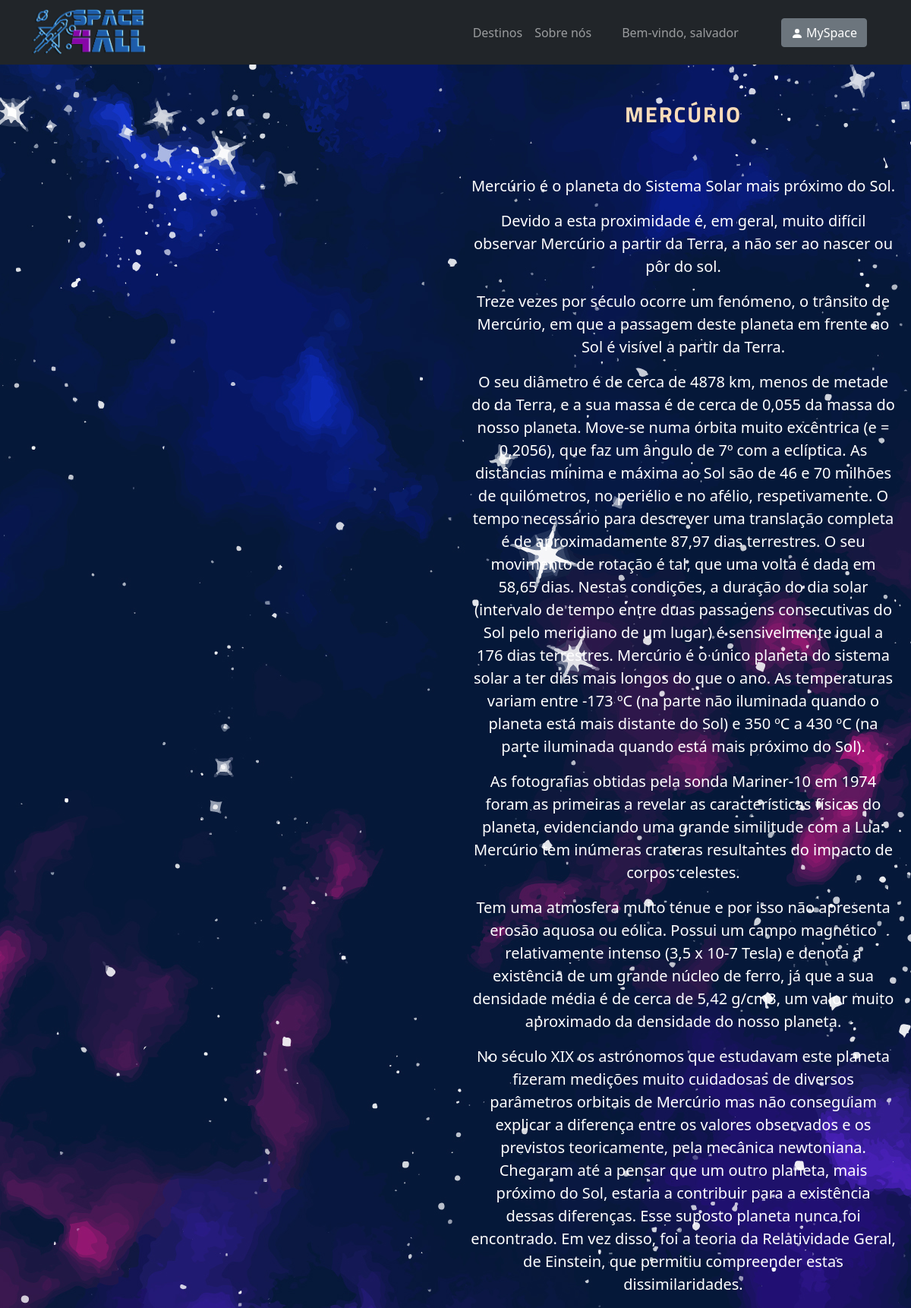
The page /mercury (signed in) on the database its author committed.
### space_trip/models.py (models this page shows)
class Planet(models.Model):
    name = models.CharField(max_length=50)
    name_pt = models.CharField(max_length=50)
    details = models.CharField(max_length=500000)

### space_trip/views.py (the view)
# urls.py: path("<str:name>", views.planet, name="planet")
def planet(request, name):
    planet = get_object_or_404(Planet, name=name)
    return render(request, 'space_trip/planet.html', {'planet': planet})

### space_trip/templates/space_trip/planet.html (shortened to what this page needs)
{% extends "./index.html" %}
{% load static %}
{% block body %}
    <br>
        <div id="aSide">
        <model-viewer loading="eager" src="{% static 'media/3D/' %}{{ planet.name }}.glb" alt="{{planet.name_pt}}" auto-rotate camera-controls ar ios-src="{% static 'media/3D/' %}{{ planet.name }}.glb"></model-viewer>
        </div>
    <br>
    <div style="float: right; width: 50%">
        <h2 class="planetname">{{ planet.name_pt }}</h2>
    <br>
    <figure class="text-center" style="margin: 30px 20px 10px 20px">
        {{ planet.details | safe }}
    </figure>
    </div>
{% endblock %}

### space_trip/templates/space_trip/index.html (shortened to what this page needs)
<!DOCTYPE html>
<html lang="pt">
<head>
    {% load static %}
    <link rel="stylesheet" type="text/css" href="{% static 'space_trip/css/bootstrap.css' %}">
</head>
{% block navbar %}
<nav id="navbar_top" class="navbar navbar-expand-lg navbar-dark bg-dark">
    <div class="container">
        <a class="navbar-brand me-2" href="{% url 'space_trip:index' %}">
            <img src="{% static 'spicy space/Space4All - effects.png' %}" height="60px" alt="Logo"
                 loading="lazy" style="margin-top: -1px;"/>
        </a>
        <div class="collapse navbar-collapse" id="navbarButtonsExample">
            <div class="mx-5">
                <ul class="navbar-nav" style="position: relative;">
                    <li class="nav-item">
                        <a class="nav-link" href="{% url 'space_trip:destinations' %}">Destinos</a>
                    </li>
                    <li class="nav-item">
                        <a class="nav-link" href="{% url 'space_trip:about-us' %}">Sobre nós</a>
                    </li>
                    {% if request.user.is_authenticated %}
                    <li class="ms-4 nav-item glow">
                        <a class="nav-link">Bem-vindo, {{request.user.username}}</a>
                    </li>
                    {% endif %}
                </ul>
            </div>
            <div class="d-flex align-items-center">
                {% if request.user.is_authenticated %}
                    <a type="button" class="btn btn-secondary me-3" href="{% url 'space_trip:profile' %}">
                        <svg xmlns="http://www.w3.org/2000/svg" width="16" height="16" fill="currentColor" class="bi bi-person-fill" viewBox="0 0 16 16">
                            <path d="M3 14s-1 0-1-1 1-4 6-4 6 3 6 4-1 1-1 1H3zm5-6a3 3 0 1 0 0-6 3 3 0 0 0 0 6z"/>
                        </svg>
                        MySpace
                    </a>
                {% endif %}
            </div>
        </div>
    </div>
</nav>
{% endblock %}
{% block body %}{% endblock %}
</html>

### space_trip/templates/space_trip/index.html (style rules this page uses)
.glow { color: #fff; text-align: left; animation: glow 1s ease-in-out infinite alternate; }

### space_trip/templates/space_trip/planet.html (style rules this page uses)
#aSide { height: 600px; width: 600px; position: fixed; top: calc(50% - 250px); right: 50%; }
#aSide model-viewer { height: 600px; width: 600px; position: absolute; top: 0; left: 0; border: none; --poster-color: transparent; }
.planetname { display: block; font-size: 1.80em; font-weight: bold; color: #fbdcb9; font-family: 'Titillium Web', sans-serif; letter-spacing: 2px; text-align: center; }

### rows shown on the page
Planet: name_pt "MERCÚRIO", details "Mercúrio é o planeta do Sistema Solar mais próximo do Sol. Devido a esta proximidade é, em geral, muito difícil observar Mercúrio a partir da Terra, a não ser ao nascer ou pôr do sol. Treze vezes por século ocorre um fenómeno, o trânsito de Mercúrio, em que a passagem deste planeta em frente ao Sol é visível a partir da Terra. O seu diâmetro é de cerca de 4878 km, menos de metade do da Terra, e a sua massa é de cerca de 0,055 da massa do nosso planeta. Move-se numa órbita muito excêntrica (e = 0,2056), que faz um ângulo de 7º com a eclíptica. As distâncias mínima e máxima ao Sol são de 46 e 70 milhões de quilómetros, no periélio e no afélio, respetivamente. O tempo necessário para descrever…"

### other values the page prints
{{ request.user.username }} "salvador"
